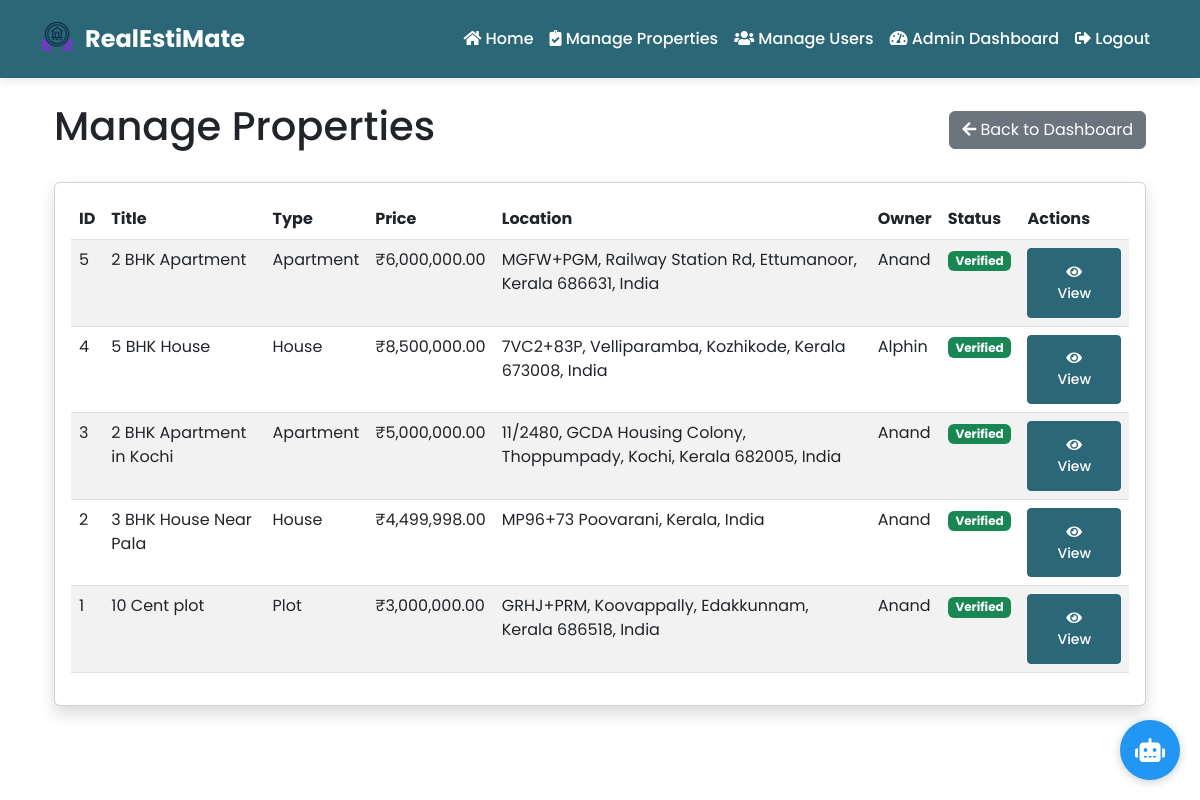
Screenshot of /admin/manage-properties (signed in) with the database file from the repository.
### app/models/property.py (models this page shows, shortened)
class Property(db.Model):
    id = db.Column(db.Integer, primary_key=True)
    title = db.Column(db.String(100), nullable=False)
    description = db.Column(db.Text)
    price = db.Column(db.Float, nullable=False)
    property_type = db.Column(db.String(50))  # 'house', 'apartment', 'plot'
    location = db.Column(db.String(100), nullable=False)
    latitude = db.Column(db.Float)
    longitude = db.Column(db.Float)
    area = db.Column(db.Float)  # in square feet
    area_unit = db.Column(db.String(20), default='sq_ft')
    bedrooms = db.Column(db.Integer)
    bathrooms = db.Column(db.Integer)
    floor = db.Column(db.Integer)  # for apartments
    total_floors = db.Column(db.Integer)
    plot_dimensions = db.Column(db.String(50))  # e.g., "40x60"
    corner_plot = db.Column(db.Boolean, default=False)
    facing = db.Column(db.String(20))  # North, South, East, West
    image_filename = db.Column(db.String(255))
    image_url = db.Column(db.String(255))
    created_at = db.Column(db.DateTime, default=datetime.utcnow)
    user_id = db.Column(db.Integer, db.ForeignKey('user.id'), nullable=False)
    is_available = db.Column(db.Boolean, default=True)
    is_verified = db.Column(db.Boolean, default=False)
    verification_status = db.Column(db.String(20), default='pending')  # pending, approved, rejected
    admin_feedback = db.Column(db.Text)  # For rejection reason
    verified_at = db.Column(db.DateTime)
    verified_by = db.Column(db.Integer, db.ForeignKey('user.id'), nullable=True)
    interests = db.relationship('PropertyInterest', lazy='dynamic', cascade='all, delete-orphan')
    images = db.relationship('PropertyImage', back_populates='property', cascade='all, delete-orphan')
    documents = db.relationship('PropertyDocument', back_populates='property', cascade='all, delete-orphan')

### app/models/user.py (models this page shows, shortened)
class User(UserMixin, db.Model):
    id = db.Column(db.Integer, primary_key=True)
    username = db.Column(db.String(64), unique=True, nullable=False)
    email = db.Column(db.String(120), unique=True, nullable=False)
    password_hash = db.Column(db.String(128))
    is_admin = db.Column(db.Boolean, default=False)
    active = db.Column(db.Boolean, default=True)
    phone_number = db.Column(db.String(20))
    address = db.Column(db.String(200))
    city = db.Column(db.String(100))
    state = db.Column(db.String(100))
    zip_code = db.Column(db.String(20))
    preferred_property_type = db.Column(db.String(50))
    preferred_location = db.Column(db.String(100))
    min_price = db.Column(db.Float)
    max_price = db.Column(db.Float)
    min_bedrooms = db.Column(db.Integer)
    preferred_latitude = db.Column(db.Float)
    preferred_longitude = db.Column(db.Float)
    user_type = db.Column(db.String(20), nullable=False, default='buyer')  # 'buyer' or 'seller'
    company_name = db.Column(db.String(100))  # For sellers/agents
    license_number = db.Column(db.String(50))  # For sellers/agents
    verified_seller = db.Column(db.Boolean, default=False)
    preferred_proximity = db.Column(db.Float, default=10.0)  # Default 10km radius
    properties = db.relationship(
        'Property',
        backref='owner',
        lazy=True,
        foreign_keys='Property.user_id'
    )
    verified_properties = db.relationship(
        'Property',
        backref='verified_by_admin',
        lazy=True,
        foreign_keys='Property.verified_by'
    )
    wishlisted_properties = db.relationship('Property',
                                          secondary='wishlist',
                                          backref=db.backref('wishlisted_by', lazy='dynamic'))
    @property
    def is_active(self):
        return self.active

### app/routes/admin.py (the view)
    @login_required
    def decorated_function(*args, **kwargs):
        if not current_user.is_authenticated:
            return redirect(url_for('auth.login'))
        if not current_user.is_admin:
            abort(403)
        return f(*args, **kwargs)

### app/routes/admin.py (called while the page is built)
def admin_required(f):
    @login_required
    def decorated_function(*args, **kwargs):
        if not current_user.is_authenticated:
            return redirect(url_for('auth.login'))
        if not current_user.is_admin:
            abort(403)
        return f(*args, **kwargs)
    decorated_function.__name__ = f.__name__
    return decorated_function

@bp.route('/manage-properties')
@admin_required
def manage_properties():
    properties = Property.query.order_by(Property.created_at.desc()).all()
    return render_template('admin/manage_properties.html', properties=properties)

### app/templates/admin/manage_properties.html (shortened to what this page needs)
{% extends 'base.html' %}
{% block content %}
<div class="container mt-4">
    <div class="d-flex justify-content-between align-items-center mb-4">
        <h1>Manage Properties</h1>
        <a href="{{ url_for('admin.dashboard') }}" class="btn btn-secondary">
            <i class="fas fa-arrow-left"></i> Back to Dashboard
        </a>
    </div>
    <div class="card shadow">
        <div class="card-body">
            <div class="table-responsive">
                <table class="table table-striped">
                    <thead>
                        <tr>
                            <th>ID</th>
                            <th>Title</th>
                            <th>Type</th>
                            <th>Price</th>
                            <th>Location</th>
                            <th>Owner</th>
                            <th>Status</th>
                            <th>Actions</th>
                        </tr>
                    </thead>
                    <tbody>
                        {% for property in properties %}
                        <tr>
                            <td>{{ property.id }}</td>
                            <td>{{ property.title }}</td>
                            <td>{{ property.property_type|capitalize }}</td>
                            <td>₹{{ property.price|format_currency }}</td>
                            <td>{{ property.location }}</td>
                            <td>{{ property.owner.username }}</td>
                            <td>
                                {% if property.verification_status == 'approved' %}
                                <span class="badge bg-success">Verified</span>
                                {% elif property.verification_status == 'rejected' %}
                                <span class="badge bg-danger">Rejected</span>
                                {% else %}
                                <span class="badge bg-warning text-dark">Pending</span>
                                {% endif %}
                            </td>
                            <td>
                                {% if property.verification_status == 'pending' %}
                                <div class="btn-group">
                                    <a href="{{ url_for('admin.verify_property', id=property.id) }}"
                                       class="btn btn-sm btn-primary">
                                        <i class="fas fa-check-circle"></i> Verify
                                    </a>
                                    <button type="button" class="btn btn-sm btn-danger"
                                            data-bs-toggle="modal"
                                            data-bs-target="#rejectModal{{ property.id }}">
                                        <i class="fas fa-times"></i> Reject
                                    </button>
                                </div>
                                {% else %}
                                <a href="{{ url_for('property.details', id=property.id) }}"
                                   class="btn btn-sm btn-primary">
                                    <i class="fas fa-eye"></i> View
                                </a>
                                {% endif %}
                            </td>
                        </tr>
                        {% endfor %}
                    </tbody>
                </table>
            </div>
        </div>
    </div>
</div>
{% endblock %}

### app/static/css/style.css (style rules this page uses)
:root { --primary-color: #2b6777; --secondary-color: #52ab98; --accent-color: #c8d8e4; --dark-bg: #2b6777; --light-bg: #f2f2f2; --text-dark: #333333; --text-light: #ffffff; }
body { font-family: 'Poppins', sans-serif; overflow-x: hidden; }
.card { transition: transform 0.2s; box-shadow: 0 4px 6px rgba(0, 0, 0, 0.1); }
.btn-primary { background-color: var(--primary-color); border-color: var(--primary-color); padding: 0.8rem 1.5rem; font-weight: 500; transition: all 0.3s ease; }

### rows the page displays
Property: id "5", title "2 BHK Apartment", property_type "Apartment", price "6,000,000.00", location "MGFW+PGM, Railway Station Rd, Ettumanoor, Kerala 686631, India", owner.username "Anand", verification_status "Verified"
Property: id "4", title "5 BHK House", property_type "House", price "8,500,000.00", location "7VC2+83P, Velliparamba, Kozhikode, Kerala 673008, India", owner.username "Alphin", verification_status "Verified"
Property: id "3", title "2 BHK Apartment in Kochi", property_type "Apartment", price "5,000,000.00", location "11/2480, GCDA Housing Colony, Thoppumpady, Kochi, Kerala 682005, India", owner.username "Anand", verification_status "Verified"
Property: id "2", title "3 BHK House Near Pala", property_type "House", price "4,499,998.00", location "MP96+73 Poovarani, Kerala, India", owner.username "Anand", verification_status "Verified"
Property: id "1", title "10 Cent plot", property_type "Plot", price "3,000,000.00", location "GRHJ+PRM, Koovappally, Edakkunnam, Kerala 686518, India", owner.username "Anand", verification_status "Verified"
